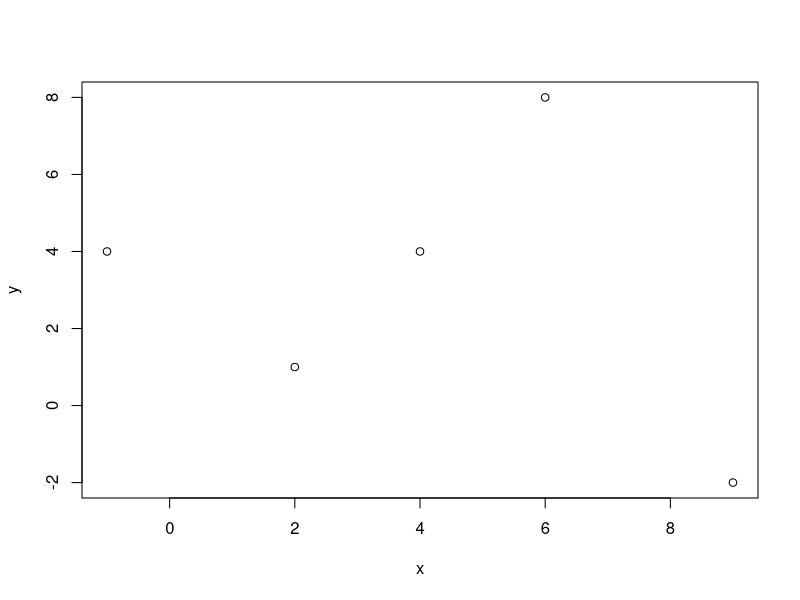
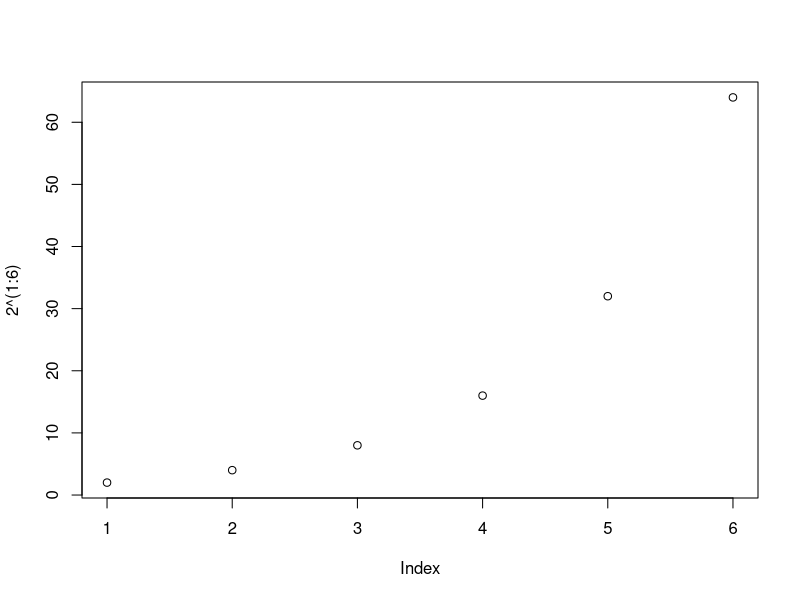
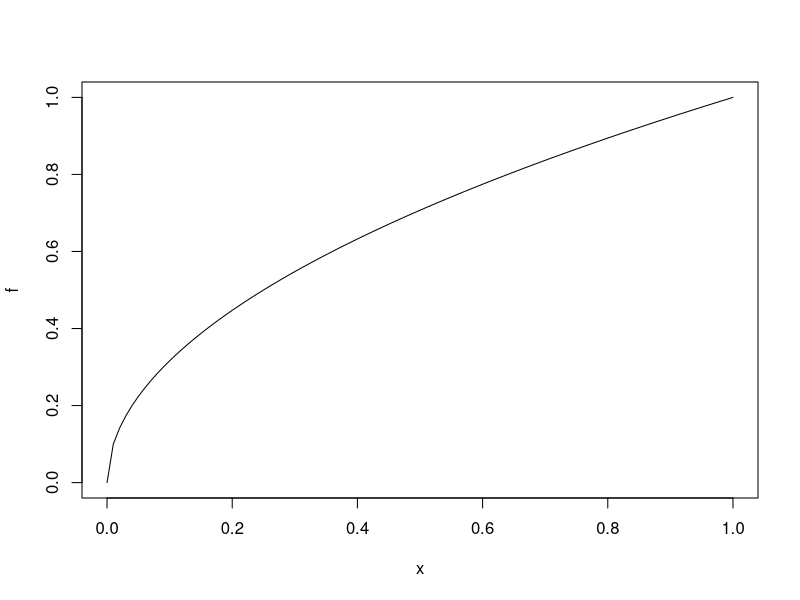
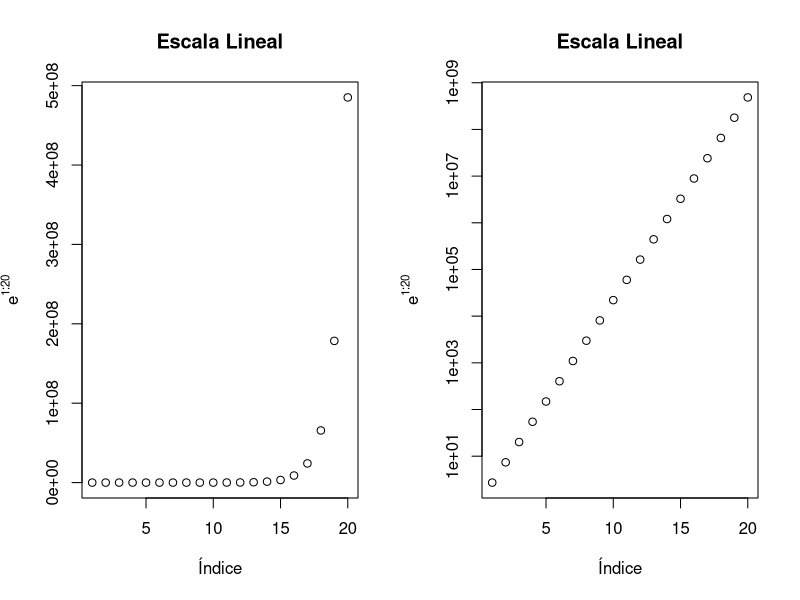
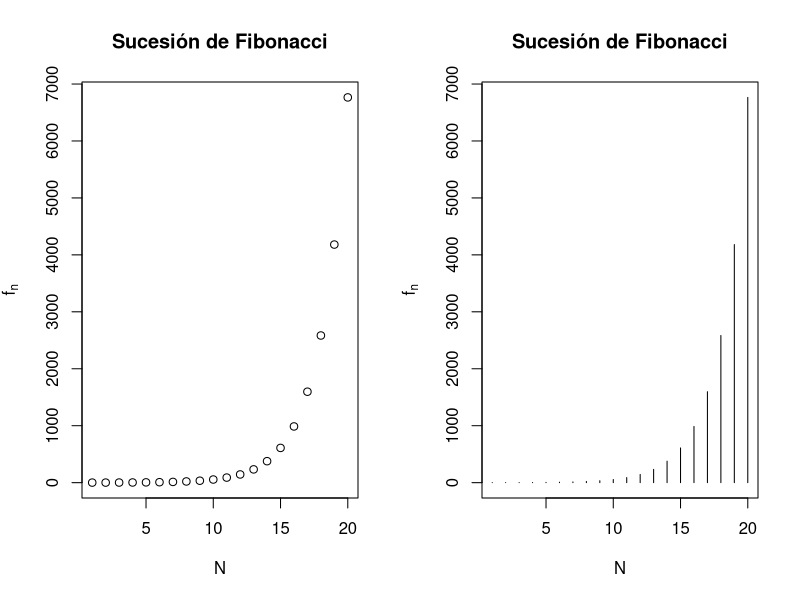
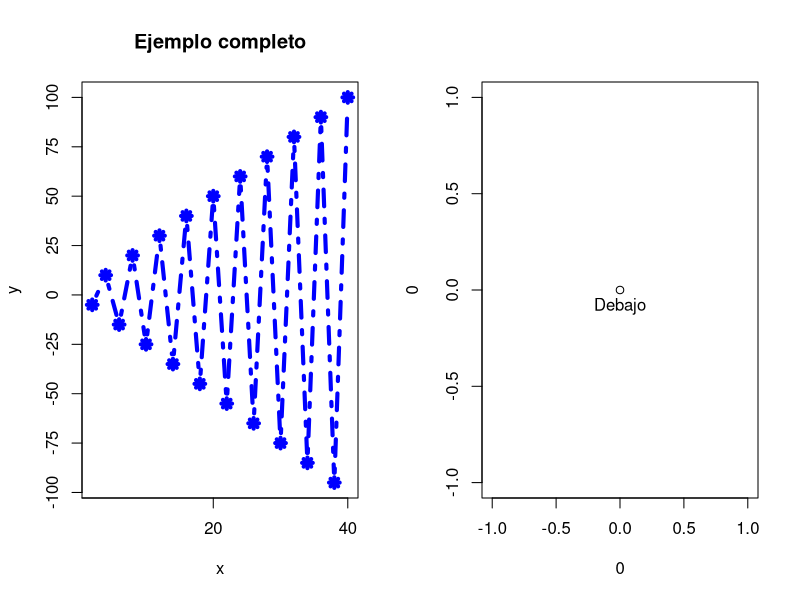
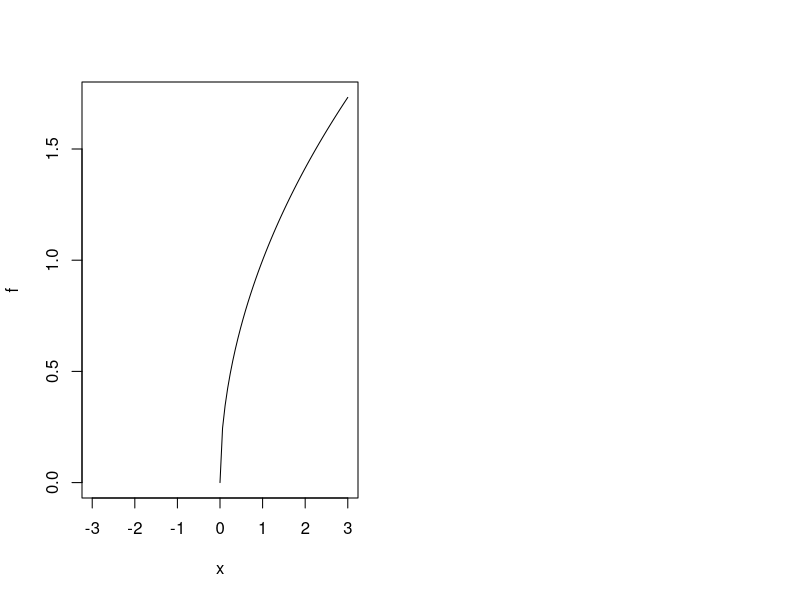

R code for these plots, in order:
## ---- chunk 1
knitr::opts_chunk$set(echo = TRUE)
## ---- chunk 2
x = c(2,6,4,9,-1)
y = c(1,8,4, -2, 4)
plot(x,y)

plot (2^(1:6))
## ---- chunk 3

f = function(x){
  sqrt(x)
}
plot(f)
## ---- chunk 4
par(mfrow = c(1,2))
plot = plot( exp(1:20), xlab = "Índice", ylab = expression(e^{1:20}), main = "Escala Lineal" )

plotLog = plot( exp(1:20), log = "y", xlab = "Índice", ylab = expression(e^{1:20}), main = "Escala Lineal" )
## ---- chunk 5
par(mfrow = c(1,2))
n = 1:20
fib = (1/sqrt(5))*((1+sqrt(5))/2)^n - (1/sqrt(5))*((1-sqrt(5))/2)^n
plot(fib, xlab="N", ylab=expression(f[n]),
     main = "Sucesión de Fibonacci")

fib = (1/sqrt(5))*((1+sqrt(5))/2)^n - (1/sqrt(5))*((1-sqrt(5))/2)^n
plot(fib, xlab="N", ylab=expression(f[n]),
     main = "Sucesión de Fibonacci", type="h")
## ---- chunk 6
x = (2*(1:20))
y = (-1)^(1:20)*5*(1:20)
plot (x, y, main = "Ejemplo completo", pch = 8, cex = 1, type = "b", lty = 4, lwd = 4, xaxp = c(0,40,2), yaxp = c(-100, 100, 8), bg= "blue", col="blue")
## ---- chunk 7

plot (0,0)
text(0,0, labels = "Debajo", pos = 1)
f = function(x){
  sqrt(x)
}
plot(f, xlim = c(-3, 3))
